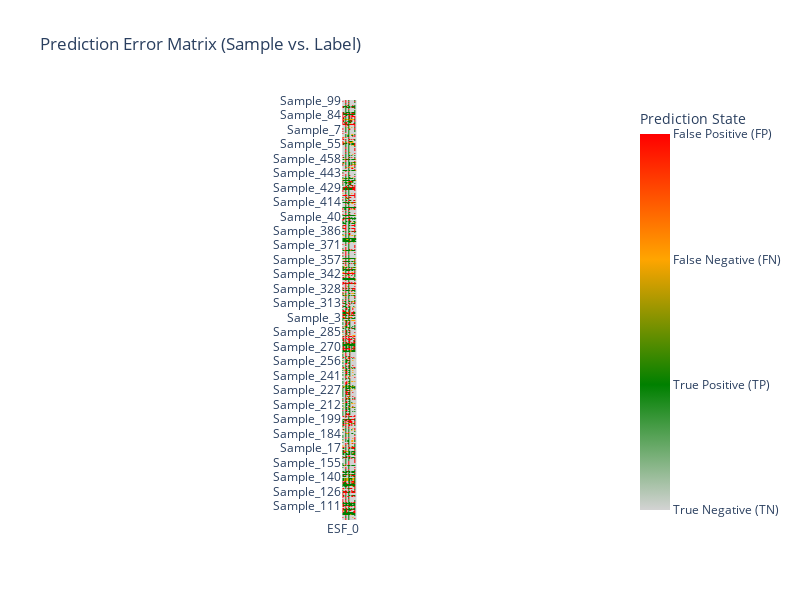
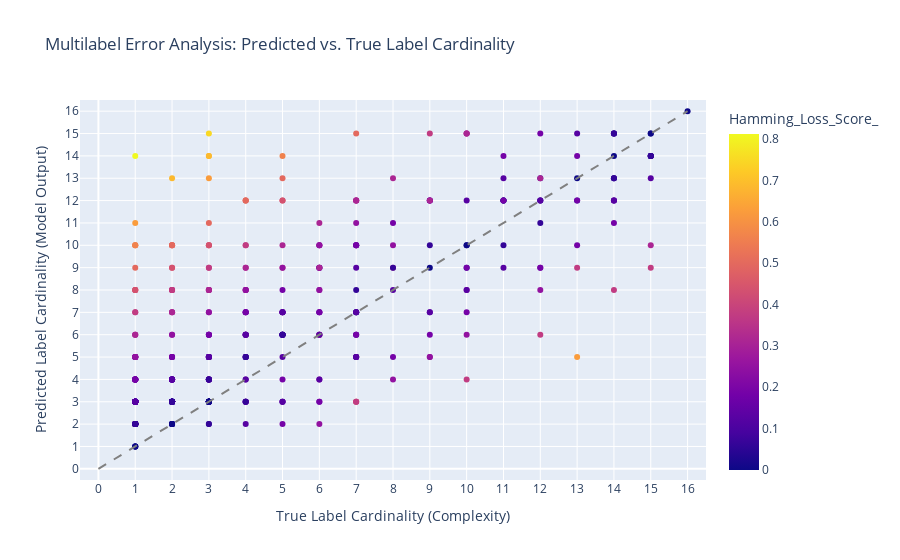

The code cell stored with these charts, in order, in its notebook:
### Code cell
study_ovrxgb_best_params = study_ovrxgb.best_params

study_ovrxgb_best_params_xgb = {
    'n_estimators': study_ovrxgb_best_params['n_estimators'],
    'max_depth': study_ovrxgb_best_params['max_depth'],
    'learning_rate': study_ovrxgb_best_params['learning_rate'],
    'subsample': study_ovrxgb_best_params['subsample'],
    'colsample_bytree' : study_ovrxgb_best_params['colsample_bytree'],
    'scale_pos_weight': study_ovrxgb_best_params['scale_pos_weight'],
    'base_score': 0.5,
    'random_state': 42,
    'verbosity': 0,
    'use_label_encoder': False,
    'eval_metric': 'logloss',
    'use_label_encoder': False
}

study_ovrxgb_bbase_xgb = XGBClassifier(**study_ovrxgb_best_params_xgb)
study_ovrxgb_tuned = OneVsRestClassifier(
    estimator = study_ovrxgb_bbase_xgb,
)

study_ovrxgb_tuned.fit(X_train_transformed, y_train_transformed)

y_pred_training_ovr = study_ovrxgb_tuned.predict(X_train_transformed)

display_results(y_train_transformed, y_pred_training_ovr)

display_error_heatmap(y_train_transformed, y_pred_training_ovr)

display_label_cardinality_error(y_train_transformed, y_pred_training_ovr)

### Figure 1 — Plotly figure (JSON) as saved in the notebook; plotly's stock layout.template omitted (floating-point values rounded to 4 significant figures; data arrays with more than 128 entries replaced by an {"elided": "..."} marker saying what was removed)
{"data": [{"coloraxis": "coloraxis", "hovertemplate": "x: %{x}<br>y: %{y}<br>color: %{z}<extra></extra>", "name": "0", "type": "heatmap", "x": ["ESF_0", "ESF_1", "ESF_2", "ESF_3", "ESF_4", "ESF_5", "ESF_6", "ESF_7", "ESF_8", "ESF_9", "ESF_10", "ESF_11", "ESF_12", "ESF_13", "ESF_14", "ESF_15"], "xaxis": "x", "y": {"elided": "464 str values"}, "yaxis": "y", "z": {"elided": "464x16 int values"}}], "layout": {"autosize": false, "coloraxis": {"colorbar": {"ticktext": ["True Negative (TN)", "True Positive (TP)", "False Negative (FN)", "False Positive (FP)"], "tickvals": [0, 1, 2, 3], "title": {"text": "Prediction State"}}, "colorscale": [[0, "lightgray"], [0.3333, "green"], [0.6667, "orange"], [1, "red"]]}, "height": 600, "title": {"text": "Prediction Error Matrix (Sample vs. Label)"}, "width": 800, "xaxis": {"anchor": "y", "constrain": "domain", "domain": [0, 1], "scaleanchor": "y"}, "yaxis": {"anchor": "x", "autorange": "reversed", "categoryorder": "category descending", "constrain": "domain", "domain": [0, 1]}}}

### Figure 2 — Plotly figure (JSON) as saved in the notebook; plotly's stock layout.template omitted (floating-point values rounded to 4 significant figures; data arrays with more than 128 entries replaced by an {"elided": "..."} marker saying what was removed)
{"data": [{"customdata": {"elided": "464x2 mixed values"}, "hovertemplate": "True_Cardinality=%{x}<br>Predicted_Cardinality=%{y}<br>Sample_ID=%{customdata[0]}<br>Total_Errors=%{customdata[1]}<br>Hamming_Loss_Score_=%{marker.color}<extra></extra>", "legendgroup": "", "marker": {"color": {"elided": "464 float values"}, "coloraxis": "coloraxis", "symbol": "circle"}, "mode": "markers", "name": "", "orientation": "v", "showlegend": false, "type": "scatter", "x": {"elided": "464 int values"}, "xaxis": "x", "y": {"elided": "464 int values"}, "yaxis": "y"}], "layout": {"coloraxis": {"colorbar": {"title": {"text": "Hamming_Loss_Score_"}}, "colorscale": [[0, "#0d0887"], [0.1111, "#46039f"], [0.2222, "#7201a8"], [0.3333, "#9c179e"], [0.4444, "#bd3786"], [0.5556, "#d8576b"], [0.6667, "#ed7953"], [0.7778, "#fb9f3a"], [0.8889, "#fdca26"], [1, "#f0f921"]]}, "legend": {"tracegroupgap": 0}, "shapes": [{"line": {"color": "gray", "dash": "dash"}, "type": "line", "x0": 0, "x1": 16, "y0": 0, "y1": 16}], "title": {"text": "Multilabel Error Analysis: Predicted vs. True Label Cardinality"}, "xaxis": {"anchor": "y", "domain": [0, 1], "range": [-0.5, 16.5], "tickvals": [0, 1, 2, 3, 4, 5, 6, 7, 8, 9, 10, 11, 12, 13, 14, 15, 16], "title": {"text": "True Label Cardinality (Complexity)"}}, "yaxis": {"anchor": "x", "domain": [0, 1], "range": [-0.5, 16.5], "tickvals": [0, 1, 2, 3, 4, 5, 6, 7, 8, 9, 10, 11, 12, 13, 14, 15, 16], "title": {"text": "Predicted Label Cardinality (Model Output)"}}}}
